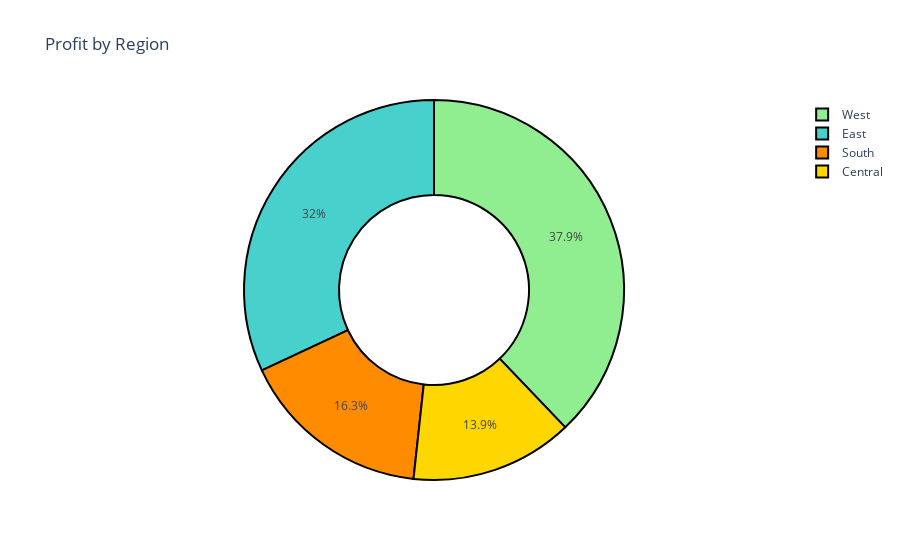

The notebook cell saved with this chart:
### Markdown cell above
#### 3-profit by region

### Code cell
profit_by_Region = df.groupby('Region')['Profit'].sum().reset_index()
fig = px.pie(profit_by_Region,names='Region',values='Profit',hole=0.5,color_discrete_sequence=px.colors.qualitative.Pastel,title='Profit by Region')
fig.update_traces(textposition='inside', textinfo='percent', marker=dict(colors=colors, line=dict(color='#000000', width=2)))
fig.show()

### Figure 1 — Plotly figure (JSON) as saved in the notebook; plotly's stock layout.template omitted (floating-point values rounded to 4 significant figures)
{"data": [{"domain": {"x": [0, 1], "y": [0, 1]}, "hole": 0.5, "hovertemplate": "Region=%{label}<br>Profit=%{value}<extra></extra>", "labels": ["Central", "East", "South", "West"], "legendgroup": "", "marker": {"colors": ["gold", "mediumturquoise", "darkorange", "lightgreen"], "line": {"color": "#000000", "width": 2}}, "name": "", "showlegend": true, "textinfo": "percent", "textposition": "inside", "type": "pie", "values": [39710.0, 91520.0, 46750.0, 108400.0]}], "layout": {"legend": {"tracegroupgap": 0}, "piecolorway": ["rgb(102, 197, 204)", "rgb(246, 207, 113)", "rgb(248, 156, 116)", "rgb(220, 176, 242)", "rgb(135, 197, 95)", "rgb(158, 185, 243)", "rgb(254, 136, 177)", "rgb(201, 219, 116)", "rgb(139, 224, 164)", "rgb(180, 151, 231)", "rgb(179, 179, 179)"], "title": {"text": "Profit by Region"}}}
